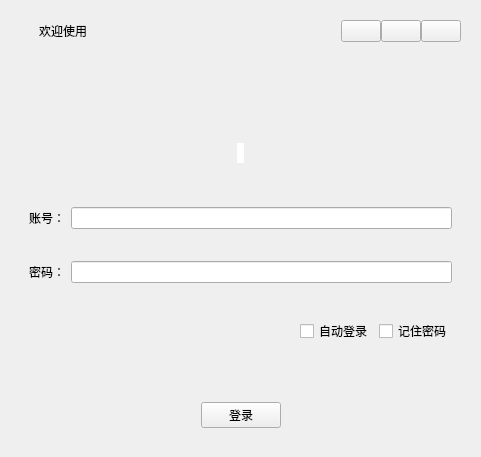
<?xml version="1.0" encoding="UTF-8"?>
<ui version="4.0">
 <class>Login</class>
 <widget class="QWidget" name="Login">
  <property name="geometry">
   <rect>
    <x>0</x>
    <y>0</y>
    <width>481</width>
    <height>457</height>
   </rect>
  </property>
  <property name="windowTitle">
   <string>Form</string>
  </property>
  <layout class="QVBoxLayout" name="verticalLayout_8">
   <item>
    <widget class="QStackedWidget" name="stackedWidget">
     <property name="currentIndex">
      <number>0</number>
     </property>
     <widget class="QWidget" name="stackedWidgetPage1">
      <layout class="QVBoxLayout" name="verticalLayout_4">
       <item>
        <widget class="QWidget" name="widWinTitle" native="true">
         <layout class="QHBoxLayout" name="horizontalLayout_3" stretch="20,1">
          <property name="spacing">
           <number>0</number>
          </property>
          <property name="leftMargin">
           <number>0</number>
          </property>
          <property name="topMargin">
           <number>0</number>
          </property>
          <property name="rightMargin">
           <number>0</number>
          </property>
          <property name="bottomMargin">
           <number>0</number>
          </property>
          <item>
           <layout class="QHBoxLayout" name="horizontalLayout" stretch="1,16">
            <property name="spacing">
             <number>0</number>
            </property>
            <item>
             <widget class="QLabel" name="lblClientTitleIcon">
              <property name="text">
               <string/>
              </property>
              <property name="pixmap">
               <pixmap resource="res.qrc">:/resource/images/robot.png</pixmap>
              </property>
              <property name="scaledContents">
               <bool>false</bool>
              </property>
              <property name="alignment">
               <set>Qt::AlignCenter</set>
              </property>
             </widget>
            </item>
            <item>
             <widget class="QLabel" name="lblClientTitle">
              <property name="styleSheet">
               <string notr="true">color: rgb(0, 0, 0)</string>
              </property>
              <property name="text">
               <string>欢迎使用</string>
              </property>
             </widget>
            </item>
           </layout>
          </item>
          <item>
           <layout class="QHBoxLayout" name="horizontalLayout_2">
            <property name="spacing">
             <number>0</number>
            </property>
            <property name="sizeConstraint">
             <enum>QLayout::SetDefaultConstraint</enum>
            </property>
            <property name="topMargin">
             <number>0</number>
            </property>
            <item>
             <widget class="QPushButton" name="btnSet">
              <property name="text">
               <string/>
              </property>
              <property name="icon">
               <iconset resource="res.qrc">
                <normaloff>:/resource/common/ic_login_cfg.png</normaloff>:/resource/common/ic_login_cfg.png</iconset>
              </property>
             </widget>
            </item>
            <item>
             <widget class="QPushButton" name="btnMinWin">
              <property name="text">
               <string/>
              </property>
              <property name="icon">
               <iconset resource="res.qrc">
                <normaloff>:/resource/common/ic_min.png</normaloff>:/resource/common/ic_min.png</iconset>
              </property>
             </widget>
            </item>
            <item>
             <widget class="QPushButton" name="btnCloseWin">
              <property name="text">
               <string/>
              </property>
              <property name="icon">
               <iconset resource="res.qrc">
                <normaloff>:/resource/common/ic_close.png</normaloff>:/resource/common/ic_close.png</iconset>
              </property>
             </widget>
            </item>
           </layout>
          </item>
         </layout>
        </widget>
       </item>
       <item>
        <widget class="QWidget" name="widget_2" native="true">
         <layout class="QVBoxLayout" name="verticalLayout_2" stretch="1,5">
          <property name="leftMargin">
           <number>0</number>
          </property>
          <property name="topMargin">
           <number>0</number>
          </property>
          <property name="rightMargin">
           <number>0</number>
          </property>
          <property name="bottomMargin">
           <number>0</number>
          </property>
          <item>
           <widget class="QLabel" name="lblWelcomeBg">
            <property name="minimumSize">
             <size>
              <width>0</width>
              <height>80</height>
             </size>
            </property>
            <property name="text">
             <string/>
            </property>
            <property name="pixmap">
             <pixmap resource="res.qrc">:/resource/background/bg.gif</pixmap>
            </property>
           </widget>
          </item>
          <item>
           <widget class="QWidget" name="widget" native="true">
            <layout class="QVBoxLayout" name="verticalLayout_3" stretch="6">
             <property name="spacing">
              <number>0</number>
             </property>
             <property name="leftMargin">
              <number>0</number>
             </property>
             <property name="topMargin">
              <number>0</number>
             </property>
             <property name="rightMargin">
              <number>0</number>
             </property>
             <property name="bottomMargin">
              <number>0</number>
             </property>
             <item>
              <widget class="QWidget" name="widget_3" native="true">
               <layout class="QVBoxLayout" name="verticalLayout" stretch="1,4,2,1">
                <property name="spacing">
                 <number>0</number>
                </property>
                <property name="leftMargin">
                 <number>0</number>
                </property>
                <property name="topMargin">
                 <number>0</number>
                </property>
                <property name="rightMargin">
                 <number>0</number>
                </property>
                <property name="bottomMargin">
                 <number>0</number>
                </property>
                <item>
                 <widget class="QWidget" name="widget_6" native="true">
                  <layout class="QHBoxLayout" name="horizontalLayout_5">
                   <item>
                    <spacer name="horizontalSpacer_2">
                     <property name="orientation">
                      <enum>Qt::Horizontal</enum>
                     </property>
                     <property name="sizeHint" stdset="0">
                      <size>
                       <width>40</width>
                       <height>20</height>
                      </size>
                     </property>
                    </spacer>
                   </item>
                   <item>
                    <widget class="QLabel" name="lblHead">
                     <property name="styleSheet">
                      <string notr="true">border-radius: 20px;
background-color: rgb(255, 255, 255);</string>
                     </property>
                     <property name="text">
                      <string/>
                     </property>
                     <property name="pixmap">
                      <pixmap resource="res.qrc">:/resource/images/contacts_hover.png</pixmap>
                     </property>
                     <property name="scaledContents">
                      <bool>true</bool>
                     </property>
                     <property name="alignment">
                      <set>Qt::AlignCenter</set>
                     </property>
                    </widget>
                   </item>
                   <item>
                    <spacer name="horizontalSpacer_3">
                     <property name="orientation">
                      <enum>Qt::Horizontal</enum>
                     </property>
                     <property name="sizeHint" stdset="0">
                      <size>
                       <width>40</width>
                       <height>20</height>
                      </size>
                     </property>
                    </spacer>
                   </item>
                  </layout>
                 </widget>
                </item>
                <item>
                 <widget class="QWidget" name="widget_5" native="true">
                  <layout class="QGridLayout" name="gridLayout">
                   <item row="1" column="1">
                    <widget class="QLineEdit" name="lineEditPassword"/>
                   </item>
                   <item row="1" column="0">
                    <widget class="QLabel" name="lblPassword">
                     <property name="text">
                      <string>密码：</string>
                     </property>
                    </widget>
                   </item>
                   <item row="0" column="1">
                    <widget class="QLineEdit" name="lineEditAccounts"/>
                   </item>
                   <item row="0" column="0">
                    <widget class="QLabel" name="lblAccount">
                     <property name="text">
                      <string>账号：</string>
                     </property>
                    </widget>
                   </item>
                  </layout>
                 </widget>
                </item>
                <item>
                 <widget class="QWidget" name="widget_4" native="true">
                  <layout class="QHBoxLayout" name="horizontalLayout_4">
                   <property name="topMargin">
                    <number>0</number>
                   </property>
                   <property name="bottomMargin">
                    <number>50</number>
                   </property>
                   <item>
                    <spacer name="horizontalSpacer">
                     <property name="orientation">
                      <enum>Qt::Horizontal</enum>
                     </property>
                     <property name="sizeHint" stdset="0">
                      <size>
                       <width>40</width>
                       <height>20</height>
                      </size>
                     </property>
                    </spacer>
                   </item>
                   <item>
                    <widget class="QCheckBox" name="checkBoxAutoLogin">
                     <property name="text">
                      <string>自动登录</string>
                     </property>
                    </widget>
                   </item>
                   <item>
                    <widget class="QCheckBox" name="checkBoxSavePassword">
                     <property name="text">
                      <string>记住密码</string>
                     </property>
                    </widget>
                   </item>
                  </layout>
                 </widget>
                </item>
                <item>
                 <widget class="QWidget" name="widget_7" native="true">
                  <layout class="QHBoxLayout" name="horizontalLayout_6">
                   <item>
                    <spacer name="horizontalSpacer_4">
                     <property name="orientation">
                      <enum>Qt::Horizontal</enum>
                     </property>
                     <property name="sizeHint" stdset="0">
                      <size>
                       <width>40</width>
                       <height>20</height>
                      </size>
                     </property>
                    </spacer>
                   </item>
                   <item>
                    <widget class="QPushButton" name="btnLogin">
                     <property name="text">
                      <string>登录</string>
                     </property>
                    </widget>
                   </item>
                   <item>
                    <spacer name="horizontalSpacer_5">
                     <property name="orientation">
                      <enum>Qt::Horizontal</enum>
                     </property>
                     <property name="sizeHint" stdset="0">
                      <size>
                       <width>40</width>
                       <height>20</height>
                      </size>
                     </property>
                    </spacer>
                   </item>
                  </layout>
                 </widget>
                </item>
               </layout>
              </widget>
             </item>
            </layout>
           </widget>
          </item>
         </layout>
        </widget>
       </item>
      </layout>
     </widget>
     <widget class="QWidget" name="stackedWidgetPage2">
      <layout class="QVBoxLayout" name="verticalLayout_5">
       <item>
        <widget class="QWidget" name="widget_8" native="true">
         <property name="styleSheet">
          <string notr="true">color:rgb(255, 255, 255)</string>
         </property>
         <layout class="QHBoxLayout" name="horizontalLayout_9">
          <item>
           <widget class="QLabel" name="lblLoginSetTitle">
            <property name="styleSheet">
             <string notr="true">color: rgb(0, 0, 0)</string>
            </property>
            <property name="text">
             <string>登录配置</string>
            </property>
           </widget>
          </item>
          <item>
           <spacer name="horizontalSpacer_7">
            <property name="orientation">
             <enum>Qt::Horizontal</enum>
            </property>
            <property name="sizeHint" stdset="0">
             <size>
              <width>40</width>
              <height>20</height>
             </size>
            </property>
           </spacer>
          </item>
          <item>
           <widget class="QPushButton" name="btnMinWin2">
            <property name="text">
             <string/>
            </property>
            <property name="icon">
             <iconset resource="res.qrc">
              <normaloff>:/resource/common/ic_min.png</normaloff>:/resource/common/ic_min.png</iconset>
            </property>
           </widget>
          </item>
          <item>
           <widget class="QPushButton" name="btnCloseWin2">
            <property name="text">
             <string/>
            </property>
            <property name="icon">
             <iconset resource="res.qrc">
              <normaloff>:/resource/common/ic_close.png</normaloff>:/resource/common/ic_close.png</iconset>
            </property>
           </widget>
          </item>
         </layout>
        </widget>
       </item>
       <item>
        <widget class="QWidget" name="widget_9" native="true">
         <layout class="QVBoxLayout" name="verticalLayout_9">
          <item>
           <widget class="QGroupBox" name="groupBox_2">
            <property name="title">
             <string>服务器配置</string>
            </property>
            <layout class="QGridLayout" name="gridLayout_2">
             <item row="0" column="1">
              <widget class="IPLineEdit" name="lineEditSetServerIP"/>
             </item>
             <item row="0" column="0">
              <widget class="QLabel" name="lblSetServerIP">
               <property name="text">
                <string>服务器地址IP</string>
               </property>
              </widget>
             </item>
             <item row="2" column="1">
              <widget class="QLineEdit" name="lineEditSetFServerPort"/>
             </item>
             <item row="2" column="0">
              <widget class="QLabel" name="lblSetFServerPort">
               <property name="text">
                <string>文件服务器端口</string>
               </property>
              </widget>
             </item>
             <item row="1" column="0">
              <widget class="QLabel" name="lblSetMServerPort">
               <property name="text">
                <string>消息服务器端口</string>
               </property>
              </widget>
             </item>
             <item row="1" column="1">
              <widget class="QLineEdit" name="lineEditSetMServerPort"/>
             </item>
             <item row="3" column="1">
              <spacer name="verticalSpacer_2">
               <property name="orientation">
                <enum>Qt::Vertical</enum>
               </property>
               <property name="sizeHint" stdset="0">
                <size>
                 <width>20</width>
                 <height>40</height>
                </size>
               </property>
              </spacer>
             </item>
            </layout>
           </widget>
          </item>
          <item>
           <widget class="QWidget" name="widget_10" native="true">
            <layout class="QHBoxLayout" name="horizontalLayout_10">
             <item>
              <spacer name="horizontalSpacer_8">
               <property name="orientation">
                <enum>Qt::Horizontal</enum>
               </property>
               <property name="sizeHint" stdset="0">
                <size>
                 <width>40</width>
                 <height>20</height>
                </size>
               </property>
              </spacer>
             </item>
             <item>
              <widget class="QPushButton" name="btnSetCancel">
               <property name="text">
                <string>取消</string>
               </property>
              </widget>
             </item>
             <item>
              <widget class="QPushButton" name="btnSetSure">
               <property name="text">
                <string>确定</string>
               </property>
              </widget>
             </item>
            </layout>
           </widget>
          </item>
         </layout>
        </widget>
       </item>
      </layout>
     </widget>
    </widget>
   </item>
  </layout>
 </widget>
 <customwidgets>
  <customwidget>
   <class>IPLineEdit</class>
   <extends>QLineEdit</extends>
   <header location="global">iplineedit.h</header>
  </customwidget>
 </customwidgets>
 <resources>
  <include location="res.qrc"/>
 </resources>
 <connections/>
</ui>
